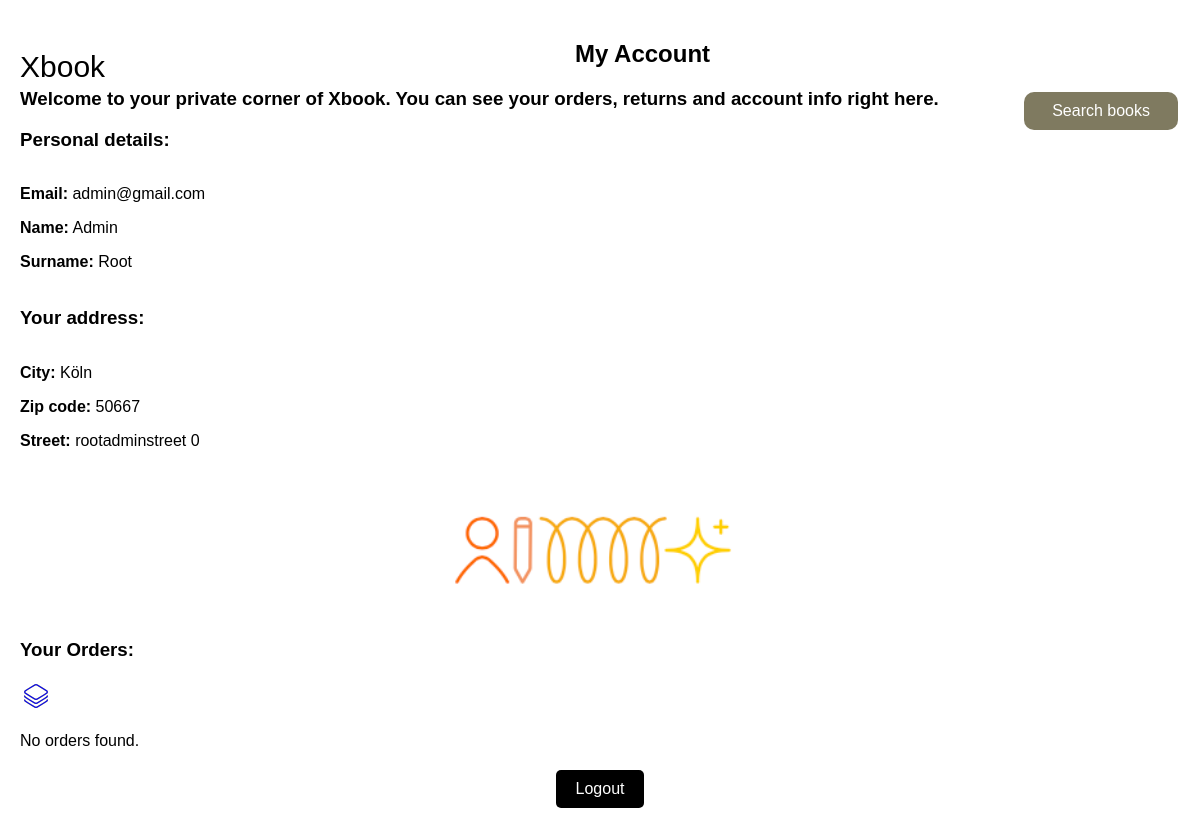
Page /account (signed in) on the committed database.
### tables this page shows
CREATE TABLE Customer (
    KDNR INTEGER PRIMARY KEY NOT NULL, -- Kundennummer
    Mail VARCHAR(45) UNIQUE NOT NULL,
    Password VARCHAR(45) NOT NULL,
    Surname VARCHAR(45) NOT NULL,
    Name VARCHAR(45) NOT NULL,
    ZIP_ID INTEGER NOT NULL,
    Street VARCHAR(45) NOT NULL,
    FOREIGN KEY (ZIP_ID) REFERENCES ZIPCode(ZIP_Code)
);

CREATE TABLE ZIPCode (
    ZIP_Code INTEGER PRIMARY KEY NOT NULL,
    Stadt VARCHAR(50) UNIQUE NOT NULL
);

### app.py (the view)
@app.route('/account')
def account():
    user_id = session.get('user_id')
    if user_id:
        user_details = get_user_details(user_id)
        if user_details:
            return render_template('account.html', user=user_details)
    return redirect(url_for('login_page'))

### templates/account.html (shortened to what this page needs)
<!DOCTYPE html>
<html lang="en">
<head>
</head>
<body>
    <div class="container">
        <div class="logo">Xbook</div>
        <h2>My Account</h2>
        <div class="main-content">
            <button class="back-btn" onclick="window.location.href='/'">Search books</button>
            <h3>Welcome to your private corner of Xbook. You can see your orders, returns and account info right here.</h3>
            <div class="user-details">
                <h3>Personal details:</h3>
                <div class="details-container">
                    <div>
                        <p><strong>Email:</strong> {{ user.email }}</p>
                        <p><strong>Name:</strong> {{ user.name }} </p>
                        <p><strong>Surname:</strong> {{ user.surname }} </p>
                    </div>
                </div>
            </div>
            <div class="address">
                <h3>Your address:</h3>
                <div class="details-container">
                    <div>
                        <p><strong>City:</strong> {{ user.city }}</p>
                        <p><strong>Zip code:</strong> {{ user.zip_id }}</p>
                        <p><strong>Street:</strong> {{ user.street }}</p>
                    </div>
                </div>
            </div>
            <div class="sidebar">
               <img src="/static/images/account.png" alt="User Image" class="user-img">
            </div>
            <div class="order-details">
                <h3>Your Orders:</h3>
                <img src="/static/images/order-68-32.png" alt="User Image" class="user-img">
                {% if user.orders %}
                    {% for order in user.orders %}
                        <div class="order-item">
                           <div class="details-container">
                                <img src="{{ order.cover_image }}" alt="Cover Image" class="cover-image">
                                <div>
                                    <p><strong>Title: {{ order.title }}</strong> </p>
                                    <p>ISBN: {{ order.isbn }}</p>
                                    <p>Order ID: {{ order.order_id }}</p>
                                    <p>Date: {{ order.date }}</p>
                                    <p>Total Price: {{ order.total_price }}</p>
                                    <p>Status: {{ order.status }}</p>
                                </div>
                           </div>
                        </div>
                    {% endfor %}
                {% else %}
                    <p>No orders found.</p>
                {% endif %}
            </div>
        </div>
        <button onclick="window.location.href='/logout'" class="logout-btn">Logout</button>
    </div>
</body>
</html>

### templates/account.html (style rules this page uses)
body { font-family: Arial, sans-serif; margin: 0; padding: 20px; }
.logo { float: left; font-size: 30px; margin-top: 10px; }
.container { position: relative; max-width: 100%; margin: 0 auto; height: auto; }
h2 { text-align: center; }
h3 { text-align: left; }
.back-btn { float: right; background-color: hsla(50, 33%, 25%, .75); border: none; color: white; padding: 10px 28px; text-align: center; text-decoration: none; display: inline-block; font-size: 16px; margin: 4px 2px; cursor: pointer; border-radius: 10px; }
.user-details, .order-details, .address { margin-bottom: 20px; }
.user-img, .order-img { width: 32px; height: 32px; object-fit: cover; margin-right: 10px; }
.details-container { display: flex; align-items: center; }
.sidebar { flex: 1; display: flex; justify-content: center; align-items: center; }
.sidebar img { width: 300px; max-height: 500px; height: auto; }
.main-content { flex: 3; }
.logout-btn { display: block; margin: 20px auto; padding: 10px 20px; font-size: 16px; background-color: black; color: white; border: none; border-radius: 5px; cursor: pointer; }

### rows in the picture
Customer: email "admin@gmail.com", name "Admin", surname "Root", zip_id "50667", street "rootadminstreet 0"
ZIPCode: city "Köln"
